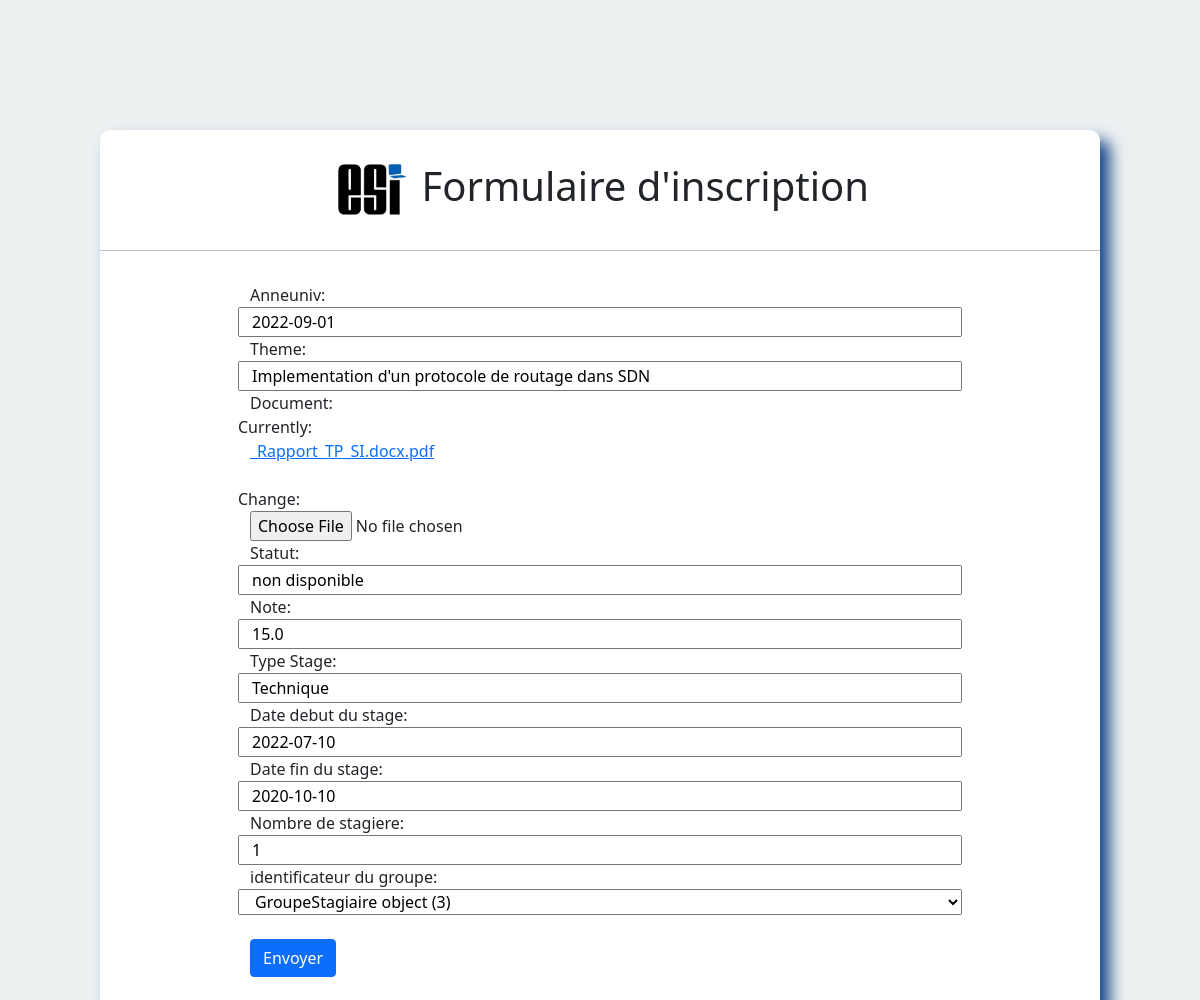
/tsMod/11/, run on an earlier commit of the app's database.
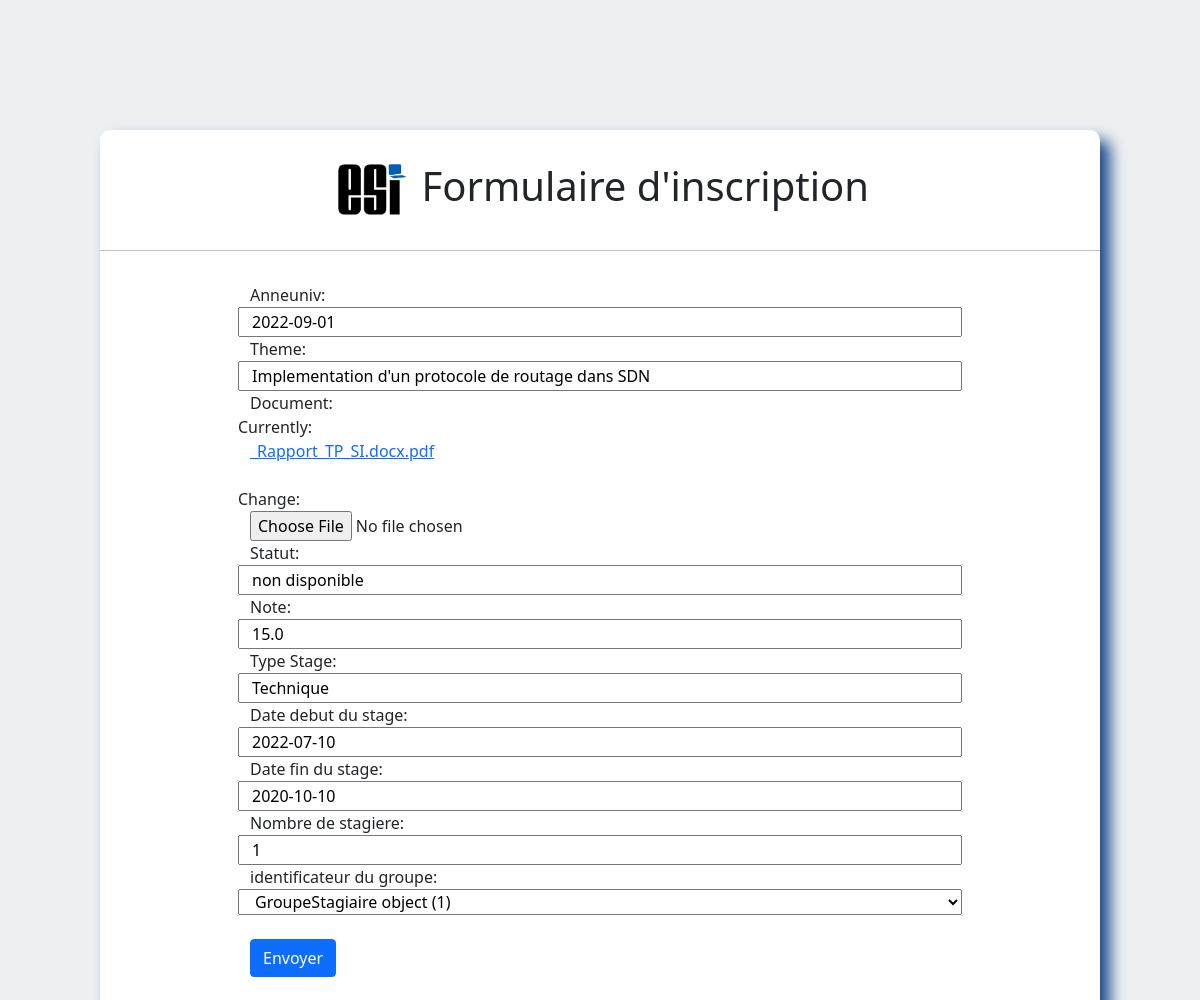
And on a later commit of the database.
### satgesiV2/models.py (models this page shows)
class Stage (models.Model):
    anneuniv = models.DateField(null=True)
    theme = models.CharField(max_length=50)
    document = models.FileField()
    statut = models.CharField(max_length=50)
    note = models.FloatField(max_length=4)

class Type(Stage):
    Type_Stage = models.CharField(max_length=50)
    DateDebut = models.DateField()
    DateFin = models.DateField()
    NbreStagiare = models.PositiveIntegerField()
    idfGroupe = models.ForeignKey("GroupeStagiaire",on_delete=models.SET_NULL,null=True,related_name='+',blank=True)
    unique_together = ('Type_Stage','code_Stage')

### satgesiV2/views.py (the view)
# urls.py: path('tsMod/<str:pk>/',modTS,name="modifT"),
def modTS (request, pk):
   ts = Type.objects.get(id=pk)
   form = TypeForm(instance=ts)
   if request.method == "POST":
       form = TypeForm(data=request.POST,instance=ts)
       if form.is_valid():
           form.save()
           return redirect("accept")
   return render(request,'NinePage.html',{"formTypeS":form})

### satgesiV2/formTypeS.py
class TypeForm(ModelForm):
     class Meta:
        model = Type
        fields='__all__'
        widget={
            'Type_Stage':forms.TextInput(attrs={'class':'form-control'}),
            'DateDebut':forms.DateInput(attrs={'class':'form-control'}),
            'DateFin':forms.DateInput(attrs={'class':'form-control'}),
            'NbreStagiare':forms.NumberInput(attrs={'class':'form-control'}),
            'idfGroupe':forms.TextInput(attrs={'class':'form-control'}),
         }
        labels={
              'DateDebut':'Date debut du stage',
              'DateFin':'Date fin du stage',
              'NbreStagiare':'Nombre de stagiere',
              'idfGroupe':'identificateur du groupe',
         }

### satgesiV2/templates/NinePage.html (shortened to what this page needs)
<!DOCTYPE html>
<html lang="en">
    <head>
      <link href="https://cdn.jsdelivr.net/npm/bootstrap@5.1.3/dist/css/bootstrap.min.css" rel="stylesheet">
        {% load static %}
        <link rel="stylesheet" href="{% static 'css/Nine.css' %}">
    </head>
<body>
    <div class="center">
         <h1><img src="/static/png/icon3.png" alt="logo du site " width= "80" >
            Formulaire d'inscription</h1>
         <br>
        <form method="POST" enctype="multipart/form-data">
        <div class="form-group row">
        {{formTypeS}}
    </div>
         <br>
          <button type="submit" class="btn btn-primary">Envoyer</button>
      </form>
</div>
</body>
</html>

What changed in the data, as far as the page shows it:
changed Type "Technique": idfGroupe "GroupeStagiaire object (3)" → "GroupeStagiaire object (1)"
